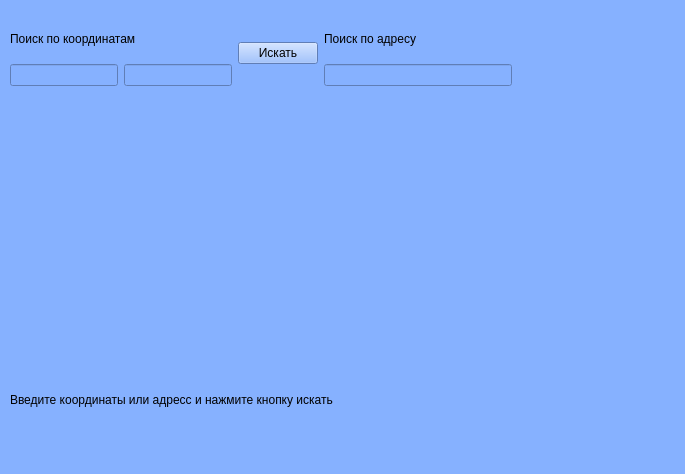
<?xml version="1.0" encoding="UTF-8"?>
<ui version="4.0">
 <class>MainWindow</class>
 <widget class="QMainWindow" name="MainWindow">
  <property name="geometry">
   <rect>
    <x>0</x>
    <y>0</y>
    <width>685</width>
    <height>474</height>
   </rect>
  </property>
  <property name="windowTitle">
   <string>MainWindow</string>
  </property>
  <property name="styleSheet">
   <string notr="true">background-color: rgb(134, 177, 255)</string>
  </property>
  <widget class="QWidget" name="centralwidget">
   <widget class="QWidget" name="layoutWidget">
    <property name="geometry">
     <rect>
      <x>10</x>
      <y>20</y>
      <width>502</width>
      <height>66</height>
     </rect>
    </property>
    <layout class="QVBoxLayout" name="verticalLayout_3">
     <item>
      <layout class="QHBoxLayout" name="horizontalLayout_2">
       <item>
        <layout class="QVBoxLayout" name="verticalLayout_2">
         <item>
          <widget class="QLabel" name="cord_label">
           <property name="text">
            <string>Поиск по координатам</string>
           </property>
          </widget>
         </item>
         <item>
          <layout class="QHBoxLayout" name="horizontalLayout">
           <item>
            <widget class="QLineEdit" name="cord_1"/>
           </item>
           <item>
            <widget class="QLineEdit" name="cord_2"/>
           </item>
          </layout>
         </item>
        </layout>
       </item>
       <item>
        <widget class="QPushButton" name="find_btn">
         <property name="text">
          <string>Искать</string>
         </property>
        </widget>
       </item>
       <item>
        <layout class="QVBoxLayout" name="verticalLayout">
         <item>
          <widget class="QLabel" name="address_label">
           <property name="text">
            <string>Поиск по адресу</string>
           </property>
          </widget>
         </item>
         <item>
          <widget class="QLineEdit" name="address"/>
         </item>
        </layout>
       </item>
      </layout>
     </item>
    </layout>
   </widget>
   <widget class="QLabel" name="map">
    <property name="geometry">
     <rect>
      <x>10</x>
      <y>100</y>
      <width>510</width>
      <height>600</height>
     </rect>
    </property>
    <property name="text">
     <string>Введите координаты или адресс и нажмите кнопку искать</string>
    </property>
   </widget>
  </widget>
  <widget class="QMenuBar" name="menubar">
   <property name="geometry">
    <rect>
     <x>0</x>
     <y>0</y>
     <width>685</width>
     <height>21</height>
    </rect>
   </property>
  </widget>
  <widget class="QStatusBar" name="statusbar"/>
 </widget>
 <resources/>
 <connections/>
</ui>
